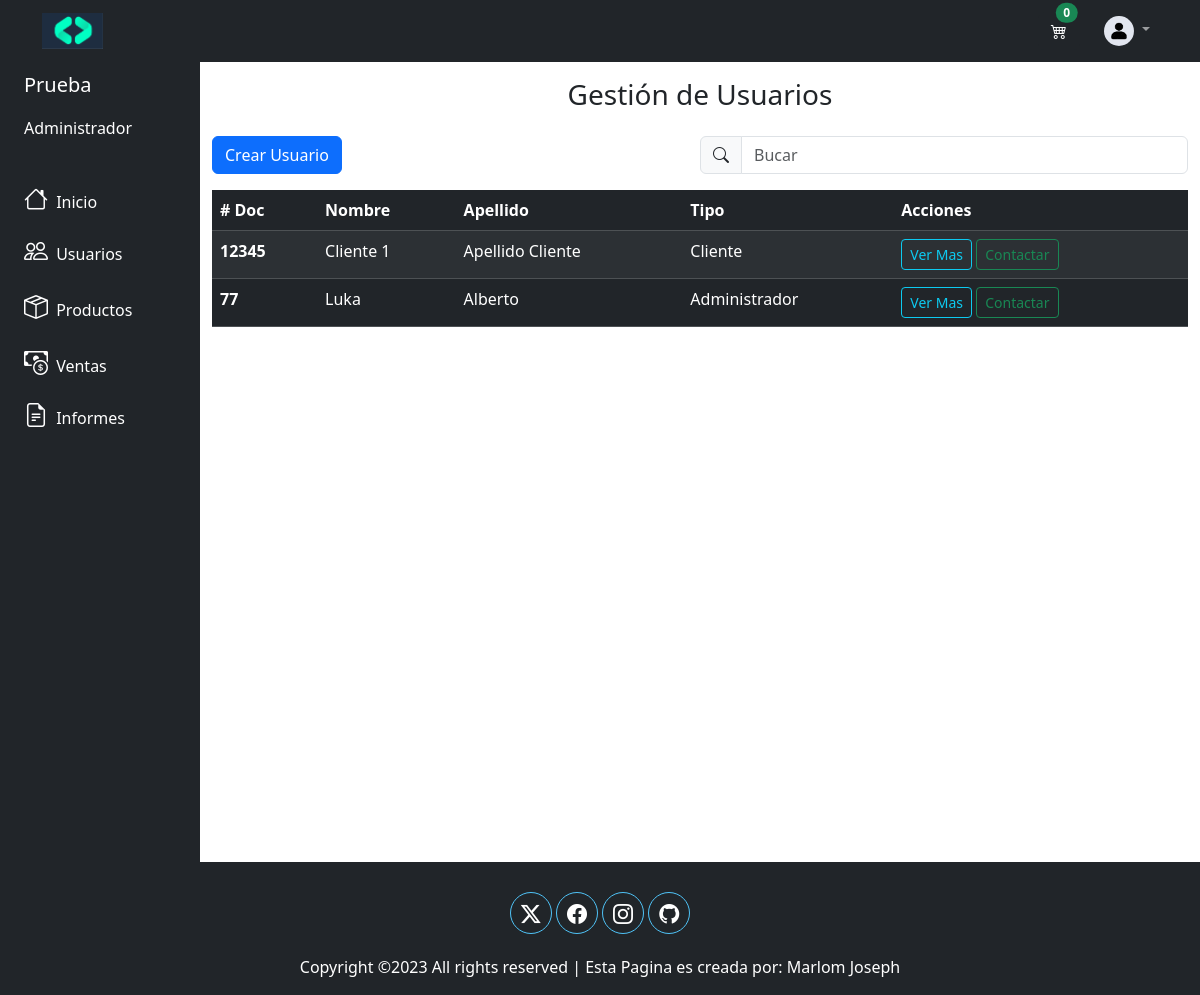
Page /view/crudUsuarios.php (signed in) on the committed database.
### tables this page shows
CREATE TABLE `usuarios` (
  `id_usuario` int(11) NOT NULL,
  `documento` int(11) DEFAULT NULL,
  `nombre` varchar(150) DEFAULT NULL,
  `direccion` varchar(150) DEFAULT NULL,
  `telefono` int(11) DEFAULT NULL,
  `correo` varchar(75) DEFAULT NULL,
  `fecha_n` date DEFAULT NULL,
  `imagen_perfil` varchar(150) DEFAULT '',
  `estado` varchar(20) DEFAULT NULL,
  `tipo_usuario` int(11) DEFAULT NULL,
  `usuario_pass` varchar(250) DEFAULT NULL,
  `fecha_c` date DEFAULT NULL,
  `apellidos` varchar(150) DEFAULT NULL,
  `serv_cliente` char(2) DEFAULT NULL
);

CREATE TABLE `tipo_usuarios` (
  `codigo_tip` int(11) NOT NULL DEFAULT 0,
  `nombre_tip` varchar(250) DEFAULT NULL
);

### config/db.php (called while the page is built)
<?php
class db {
    private $host = "localhost";
    private $dbname = "crm_db";
    private $user = "root";
    private $password = "";
    public function conexion() {
        try {
            $PDO = new PDO("mysql:host=".$this->host.";port=3306;dbname=".$this->dbname,$this->user,$this->password);
            return $PDO;
        } catch (PDOException $e) {
            echo "<script>alert('Error conectando la base de datos')</script>";
            return $e->getMessage();
        }
    }
}

### controlador/usuarioController.php (called while the page is built, shortened)
<?php
class usuarioController
{
    private $model;
    public function __construct()
    {
        require_once('C:\xampp\htdocs\www\PHP_MySQL\modelo\usuarioModel.php');
        $this->model = new usuarioModel();
    }
    public function listarUsuarios($id)
    {
        return ($this->model->listarUsuarios($id)) ? $this->model->listarUsuarios($id) : false;
    }
}

### modelo/usuarioModel.php (called while the page is built, shortened)
<?php
class usuarioModel
{
    private $PDO;
    public function __construct()
    {
        require_once('C:\xampp\htdocs\www\PHP_MySQL\config\db.php');
        $con = new db();
        $this->PDO = $con->conexion();
    }
    public function listarUsuarios($id)
    {
        $sql = $this->PDO->prepare(" SELECT u.*, t.nombre_tip FROM usuarios u, tipo_usuarios t WHERE u.tipo_usuario = t.codigo_tip AND u.documento != :id ORDER BY u.nombre ");
        $sql->bindParam(":id", $id);
        return ($sql->execute()) ? $sql->fetchAll(PDO::FETCH_OBJ) : false;
    }
}

### view/crudUsuarios.php (the view, shortened to what this page needs)
<?php
require_once('./head/navbar.php');
require_once('../controlador/usuarioController.php');
$respuesta = new usuarioController();
$res = $respuesta->listarUsuarios($_SESSION['documento']);
?>
<div class="container-fluid">
    <div class="row flex-nowrap">
        <?php require_once('./head/menuLateral.php') ?>
        <div class="col py-3">
            <h3 class="text-center mb-4">Gestión de Usuarios</h3>
            <div class="d-flex justify-content-between">
                <a href="./usuario/crearUsuario.php" class="btn btn-primary mb-3">Crear Usuario</a>
                <div class="input-group w-50 h-50">
                    <span class="input-group-text"><i class="bi bi-search"></i></i></span>
                    <input type="text" class="form-control" placeholder="Bucar" name="buscar" id="search" onkeyup="buscarTabla()">
                </div>
            </div>
            <table class="table table-dark table-striped" id="tablaDatos">
                <thead>
                    <tr>
                        <th scope="col"># Doc</th>
                        <th scope="col">Nombre</th>
                        <th scope="col">Apellido</th>
                        <th scope="col">Tipo</th>
                        <th scope="col">Acciones</th>
                    </tr>
                </thead>
                <tbody>
                    <?php if (!is_null($res)) : ?>
                        <?php foreach ($res as $usuario) : ?>
                            <tr>
                                <td class="fw-bold" scope="row"><?php echo $usuario->documento ?></td>
                                <td><?php echo $usuario->nombre ?></td>
                                <td><?php echo $usuario->apellidos ?></td>
                                <td><?php echo $usuario->nombre_tip ?></td>
                                <td>
                                    <a href="./usuario/datosUsuario.php?id=<?php echo $usuario->documento ?>" class="btn btn-sm btn-outline-info">Ver Mas</a>
                                    <a href="" class="btn btn-sm btn-outline-success" data-bs-toggle="modal" data-bs-target="#exampleModal" id="contactar">Contactar</a>
                                </td>
                            </tr>
                        <?php endforeach; ?>
                    <?php else : ?>
                        <tr>
                            <td colspan="3" class="text-center">No hay usuarios que mostrar.</td>
                        </tr>
                    <?php endif; ?>
                </tbody>
            </table>
        </div>
    </div>
</div>
<?php
require_once('./head/footer.php')
?>

### rows in the picture
usuarios: documento "12345", nombre "Cliente 1", apellidos "Apellido Cliente", tipo_usuarios.nombre_tip "Cliente"
usuarios: documento "77", nombre "Luka", apellidos "Alberto", tipo_usuarios.nombre_tip "Administrador"

### other values in the picture
$cantidad "0"
$_SESSION['nombre'] "Prueba"
$_SESSION['tipo_usuario'] "Administrador"
